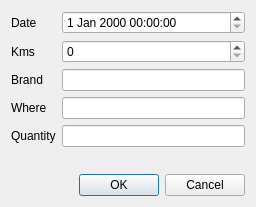
<?xml version="1.0" encoding="UTF-8"?>
<ui version="4.0">
 <class>DlgNewOilChange</class>
 <widget class="QDialog" name="DlgNewOilChange">
  <property name="geometry">
   <rect>
    <x>0</x>
    <y>0</y>
    <width>256</width>
    <height>207</height>
   </rect>
  </property>
  <property name="windowTitle">
   <string>New Oil Change</string>
  </property>
  <property name="windowIcon">
   <iconset resource="resources.qrc">
    <normaloff>:/img/fuel1.png</normaloff>:/img/fuel1.png</iconset>
  </property>
  <layout class="QVBoxLayout" name="verticalLayout">
   <item>
    <layout class="QFormLayout" name="formLayout">
     <item row="0" column="0">
      <widget class="QLabel" name="label_5">
       <property name="text">
        <string>Date</string>
       </property>
       <property name="buddy">
        <cstring>date</cstring>
       </property>
      </widget>
     </item>
     <item row="0" column="1">
      <widget class="QDateTimeEdit" name="date"/>
     </item>
     <item row="1" column="0">
      <widget class="QLabel" name="label_10">
       <property name="text">
        <string>Kms</string>
       </property>
       <property name="buddy">
        <cstring>spinKms</cstring>
       </property>
      </widget>
     </item>
     <item row="2" column="0">
      <widget class="QLabel" name="label_11">
       <property name="text">
        <string>Brand</string>
       </property>
       <property name="buddy">
        <cstring>txtBrand</cstring>
       </property>
      </widget>
     </item>
     <item row="3" column="0">
      <widget class="QLabel" name="label_7">
       <property name="text">
        <string>Where</string>
       </property>
       <property name="buddy">
        <cstring>txtWhere</cstring>
       </property>
      </widget>
     </item>
     <item row="4" column="0">
      <widget class="QLabel" name="label_8">
       <property name="text">
        <string>Quantity</string>
       </property>
       <property name="buddy">
        <cstring>txtQuantity</cstring>
       </property>
      </widget>
     </item>
     <item row="2" column="1">
      <widget class="QLineEdit" name="txtBrand"/>
     </item>
     <item row="3" column="1">
      <widget class="QLineEdit" name="txtWhere"/>
     </item>
     <item row="4" column="1">
      <widget class="QLineEdit" name="txtQuantity"/>
     </item>
     <item row="1" column="1">
      <widget class="QSpinBox" name="spinKms"/>
     </item>
    </layout>
   </item>
   <item>
    <widget class="QDialogButtonBox" name="buttonBox">
     <property name="orientation">
      <enum>Qt::Horizontal</enum>
     </property>
     <property name="standardButtons">
      <set>QDialogButtonBox::Cancel|QDialogButtonBox::Ok</set>
     </property>
    </widget>
   </item>
  </layout>
 </widget>
 <tabstops>
  <tabstop>date</tabstop>
  <tabstop>spinKms</tabstop>
  <tabstop>txtBrand</tabstop>
  <tabstop>txtWhere</tabstop>
  <tabstop>txtQuantity</tabstop>
 </tabstops>
 <resources>
  <include location="resources.qrc"/>
 </resources>
 <connections>
  <connection>
   <sender>buttonBox</sender>
   <signal>accepted()</signal>
   <receiver>DlgNewOilChange</receiver>
   <slot>accept()</slot>
   <hints>
    <hint type="sourcelabel">
     <x>248</x>
     <y>254</y>
    </hint>
    <hint type="destinationlabel">
     <x>157</x>
     <y>274</y>
    </hint>
   </hints>
  </connection>
  <connection>
   <sender>buttonBox</sender>
   <signal>rejected()</signal>
   <receiver>DlgNewOilChange</receiver>
   <slot>reject()</slot>
   <hints>
    <hint type="sourcelabel">
     <x>316</x>
     <y>260</y>
    </hint>
    <hint type="destinationlabel">
     <x>286</x>
     <y>274</y>
    </hint>
   </hints>
  </connection>
 </connections>
</ui>
